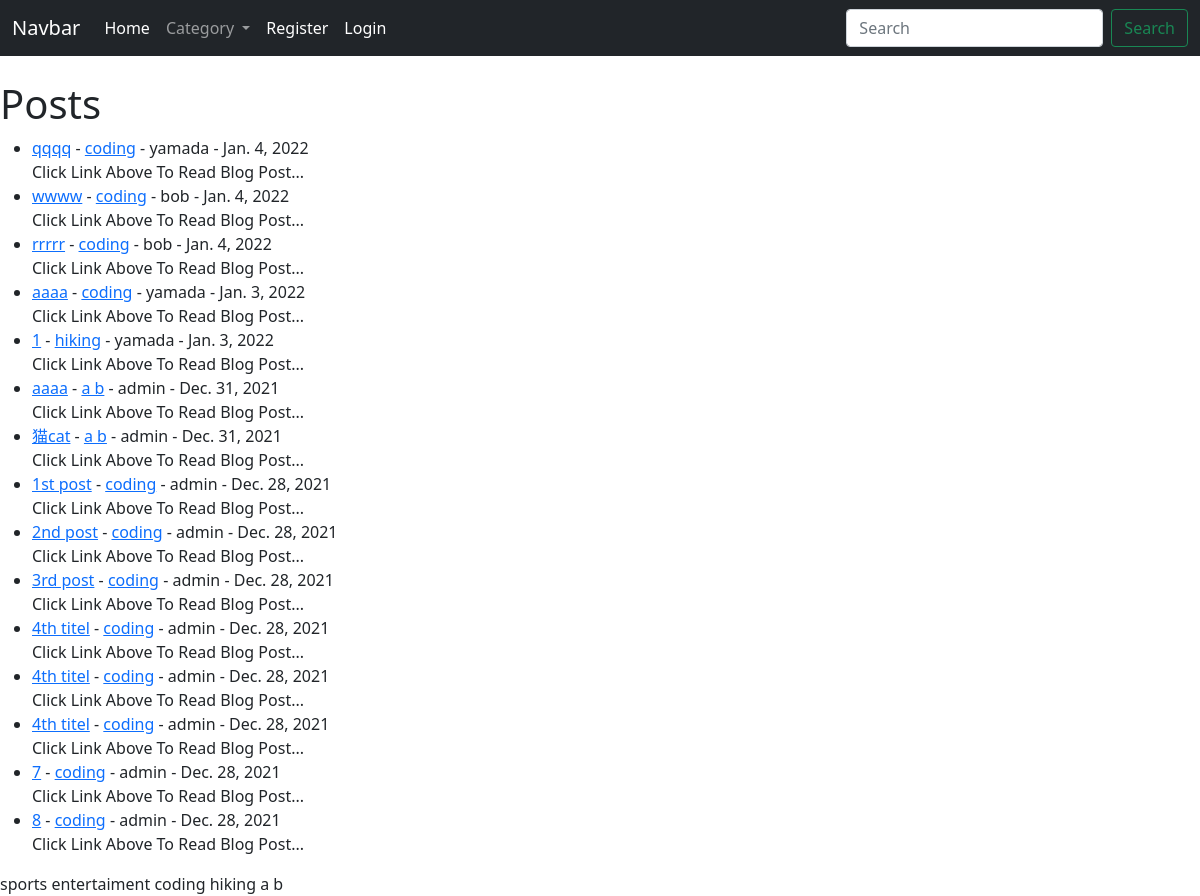
The page / on the database its author committed.
### theblog/models.py (models this page shows, shortened)
class Post(models.Model):
    title = models.CharField(max_length=255)
    title_tag = models.CharField(max_length=255, default="My Freakin' Awesome Blog!")
    author = models.ForeignKey(User, on_delete=models.CASCADE)
    body = RichTextField(blank=True, null=True)
    post_date = models.DateField(auto_now_add=True)
    category = models.CharField(max_length=255, default='coding')
    snippet = models.CharField(max_length=255, default='Click Link Above To Read Blog Post...')
    likes = models.ManyToManyField(User, related_name='blog_posts')

class Category(models.Model):
    name = models.CharField(max_length=255)
    def __str__(self):
        return self.name

### theblog/views.py (the view)
# urls.py: path('', HomeView.as_view(), name="home"),
class HomeView(ListView):
    model = Post
    template_name = 'home.html'
    ordering = ['-post_date']
    def get_context_data(self, *args, **kwargs):
        cat_menu = Category.objects.all()
        context = super(HomeView, self).get_context_data(*args, **kwargs)
        context["cat_menu"] = cat_menu
        print(context["cat_menu"])
        return context

### theblog/templates/home.html (shortened to what this page needs)
{% extends 'base.html' %}
{% block content %}
<h1>Posts</h1>
<ul>
{% for post in object_list %}
    <li>
    <a href="{% url 'article-detail' post.pk %}">{{ post.title }}</a> -
    <a href="{% url 'category' post.category %}">{{ post.category }}</a> -
    {{ post.author }} - {{ post.post_date }}
    <br>
    {{ post.snippet }}
    </li>
{% endfor %}
</ul>
{% for cat in cat_menu %}
{{ cat }}
{% endfor %}
{% endblock %}

### rows shown on the page
Post: title "qqqq", category "coding", author "yamada", post_date "Jan. 4, 2022", snippet "Click Link Above To Read Blog Post..."
Post: title "wwww", category "coding", author "bob", post_date "Jan. 4, 2022", snippet "Click Link Above To Read Blog Post..."
Post: title "rrrrr", category "coding", author "bob", post_date "Jan. 4, 2022", snippet "Click Link Above To Read Blog Post..."
Post: title "aaaa", category "coding", author "yamada", post_date "Jan. 3, 2022", snippet "Click Link Above To Read Blog Post..."
Post: title "1", category "hiking", author "yamada", post_date "Jan. 3, 2022", snippet "Click Link Above To Read Blog Post..."
Post: title "aaaa", category "a b", author "admin", post_date "Dec. 31, 2021", snippet "Click Link Above To Read Blog Post..."
Post: title "猫cat", category "a b", author "admin", post_date "Dec. 31, 2021", snippet "Click Link Above To Read Blog Post..."
Post: title "1st post", category "coding", author "admin", post_date "Dec. 28, 2021", snippet "Click Link Above To Read Blog Post..."
Post: title "2nd post", category "coding", author "admin", post_date "Dec. 28, 2021", snippet "Click Link Above To Read Blog Post..."
Post: title "3rd post", category "coding", author "admin", post_date "Dec. 28, 2021", snippet "Click Link Above To Read Blog Post..."
Post: title "4th titel", category "coding", author "admin", post_date "Dec. 28, 2021", snippet "Click Link Above To Read Blog Post..."
Post: title "4th titel", category "coding", author "admin", post_date "Dec. 28, 2021", snippet "Click Link Above To Read Blog Post..."
Post: title "4th titel", category "coding", author "admin", post_date "Dec. 28, 2021", snippet "Click Link Above To Read Blog Post..."
Post: title "7", category "coding", author "admin", post_date "Dec. 28, 2021", snippet "Click Link Above To Read Blog Post..."
Post: title "8", category "coding", author "admin", post_date "Dec. 28, 2021", snippet "Click Link Above To Read Blog Post..."
Category: name "sports"
Category: name "entertaiment"
Category: name "coding"
Category: name "hiking"
Category: name "a b"
